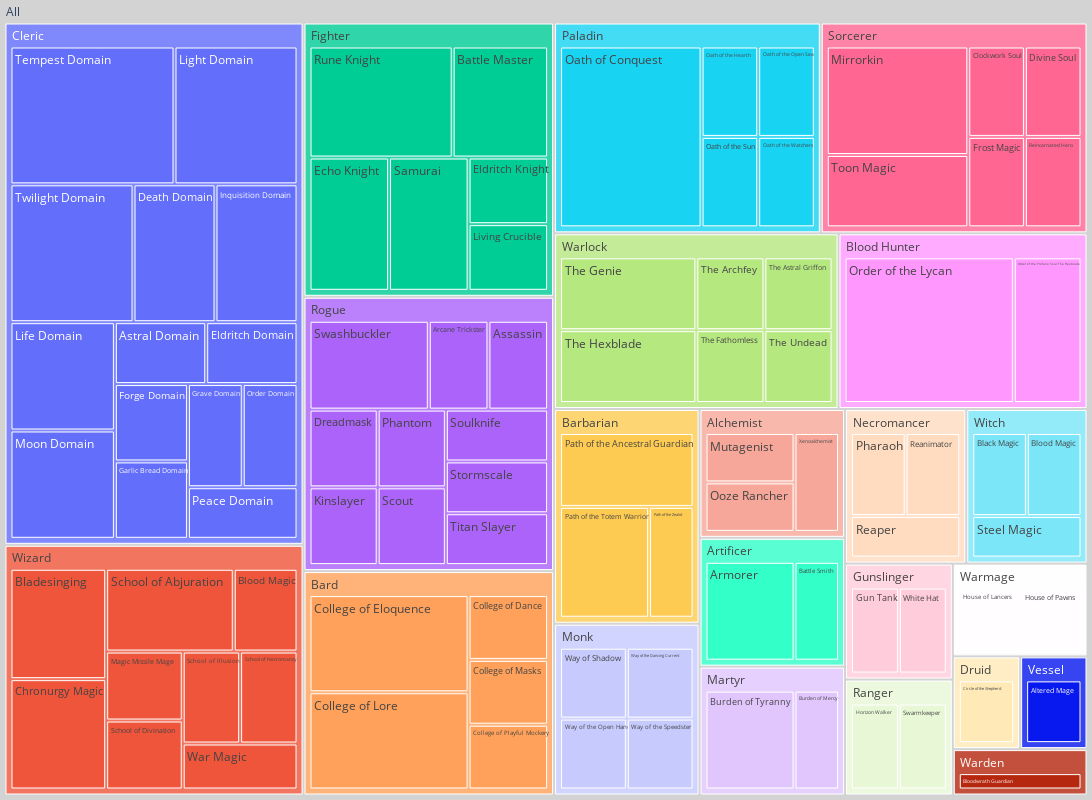

Notebook code cell kept with this figure:
### Code cell
Display_Fig(Table_Class_Level, ["Class", "Sub-Class", "C_Count"])

### Figure 1 — Plotly figure (JSON) as saved in the notebook; plotly's stock layout.template omitted (floating-point values rounded to 4 significant figures; data arrays with more than 128 entries replaced by an {"elided": "..."} marker saying what was removed)
{"data": [{"branchvalues": "total", "domain": {"x": [0, 1], "y": [0, 1]}, "hovertemplate": "labels=%{label}<br>C_Count=%{value}<br>parent=%{parent}<br>id=%{id}<extra></extra>", "ids": {"elided": "516 str values"}, "labels": {"elided": "516 str values"}, "name": "", "parents": {"elided": "516 str values"}, "values": {"elided": "516 int values"}, "type": "treemap", "root": {"color": "lightgrey"}}], "layout": {"legend": {"tracegroupgap": 0}, "margin": {"t": 0, "l": 0, "r": 0, "b": 0}, "autosize": false, "width": 1100, "height": 800}}
